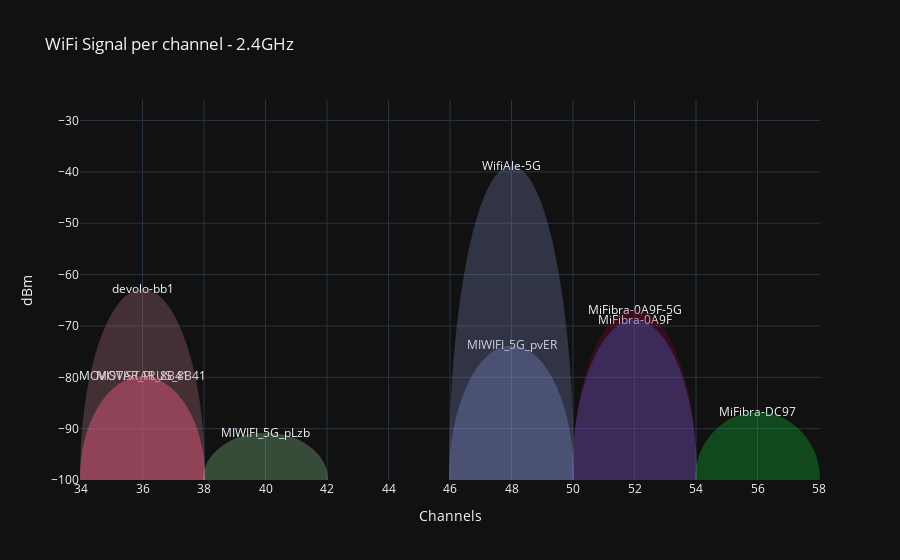

The code cell stored with this chart in its notebook:
### Code cell
# Create figure
fig = go.Figure()

# Create scatter trace of text labels
fig.add_trace(go.Scatter(
    x=zone1_1_5G.Channel,
    y=zone1_1_5G.dBm_Signal,
    text=zone1_1_5G.SSID,
    mode='text',
))

# Add shapes
i = 0
for row in zone1_1_5G.itertuples() :
    i += 1
    fig.add_shape(
        type='circle',
        name=row.SSID,
        xref='x',
        yref='y',
        x0=row.Channel-2,
        y0=-row.dBm_Signal-200,
        x1=row.Channel+2,
        y1=row.dBm_Signal,
        opacity=0.3,
        fillcolor=colors2[i%len(colors2)],
        line_color=colors2[i%len(colors2)]
    )

fig.update_layout(
    title='WiFi Signal per channel - 2.4GHz',
    yaxis=dict(
        title='dBm',
        range = (-100,zone1_1_2G.dBm_Signal.max()+10)
    ),
    xaxis=dict(
        title='Channels',
        nticks=17
    )
)
fig.show()

### Figure 1 — Plotly figure (JSON) as saved in the notebook; plotly's stock layout.template omitted (floating-point values rounded to 4 significant figures)
{"data": [{"mode": "text", "text": ["WifiAle-5G", "devolo-bb1", "MiFibra-0A9F-5G", "MiFibra-0A9F", "MIWIFI_5G_pvER", "MOVISTAR_8B41", "MOVISTAR_PLUS_8B41", "MiFibra-DC97", "MIWIFI_5G_pLzb"], "type": "scatter", "x": [48, 36, 52, 52, 48, 36, 36, 56, 40], "y": [-39, -63, -67, -69, -74, -80, -80, -87, -91]}], "layout": {"shapes": [{"fillcolor": "#7d87b9", "line": {"color": "#7d87b9"}, "name": "WifiAle-5G", "opacity": 0.3, "type": "circle", "x0": 46, "x1": 50, "xref": "x", "y0": -161, "y1": -39, "yref": "y"}, {"fillcolor": "#bb7784", "line": {"color": "#bb7784"}, "name": "devolo-bb1", "opacity": 0.3, "type": "circle", "x0": 34, "x1": 38, "xref": "x", "y0": -137, "y1": -63, "yref": "y"}, {"fillcolor": "#8e063b", "line": {"color": "#8e063b"}, "name": "MiFibra-0A9F-5G", "opacity": 0.3, "type": "circle", "x0": 50, "x1": 54, "xref": "x", "y0": -133, "y1": -67, "yref": "y"}, {"fillcolor": "#4a6fe3", "line": {"color": "#4a6fe3"}, "name": "MiFibra-0A9F", "opacity": 0.3, "type": "circle", "x0": 50, "x1": 54, "xref": "x", "y0": -131, "y1": -69, "yref": "y"}, {"fillcolor": "#8595e1", "line": {"color": "#8595e1"}, "name": "MIWIFI_5G_pvER", "opacity": 0.3, "type": "circle", "x0": 46, "x1": 50, "xref": "x", "y0": -126, "y1": -74, "yref": "y"}, {"fillcolor": "#e07b91", "line": {"color": "#e07b91"}, "name": "MOVISTAR_8B41", "opacity": 0.3, "type": "circle", "x0": 34, "x1": 38, "xref": "x", "y0": -120, "y1": -80, "yref": "y"}, {"fillcolor": "#d33f6a", "line": {"color": "#d33f6a"}, "name": "MOVISTAR_PLUS_8B41", "opacity": 0.3, "type": "circle", "x0": 34, "x1": 38, "xref": "x", "y0": -120, "y1": -80, "yref": "y"}, {"fillcolor": "#11c638", "line": {"color": "#11c638"}, "name": "MiFibra-DC97", "opacity": 0.3, "type": "circle", "x0": 54, "x1": 58, "xref": "x", "y0": -113, "y1": -87, "yref": "y"}, {"fillcolor": "#8dd593", "line": {"color": "#8dd593"}, "name": "MIWIFI_5G_pLzb", "opacity": 0.3, "type": "circle", "x0": 38, "x1": 42, "xref": "x", "y0": -109, "y1": -91, "yref": "y"}], "title": {"text": "WiFi Signal per channel - 2.4GHz"}, "xaxis": {"nticks": 17, "title": {"text": "Channels"}}, "yaxis": {"range": [-100, -26], "title": {"text": "dBm"}}}}
